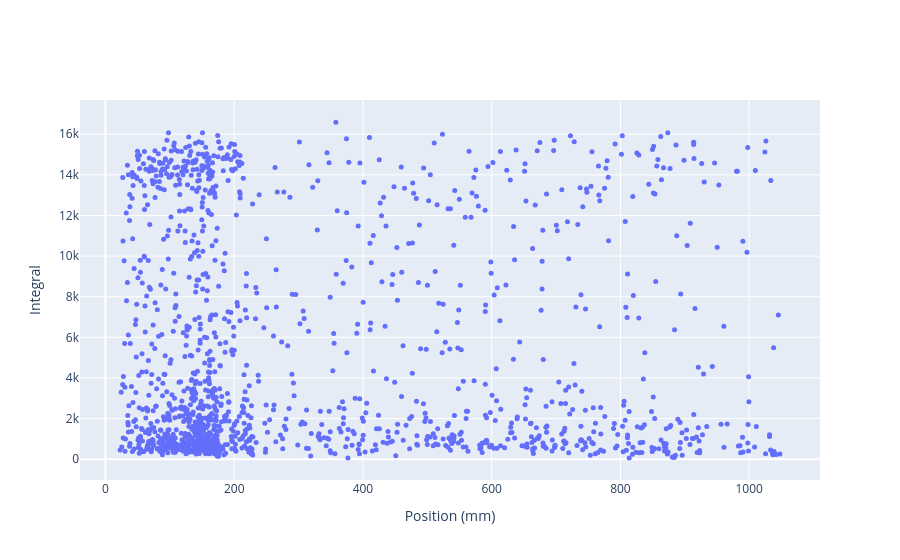

The notebook cell this image was saved under:
### Markdown cell above
There is still more you can look at however. You can even plot some interesting physics! Below is an example intended to try and plot a Bragg curve from the point cloud.

### Code cell
# Plot r-Charge projection
fig = go.Figure()
fig.add_trace(
    go.Scatter(x=np.linalg.norm(cloud.cloud[:, :3], axis=1), y=cloud.cloud[:, 4], mode="markers", marker={"size": 5})
)
fig.update_layout(
    xaxis_title="Position (mm)",
    yaxis_title="Integral"
)
fig.show()

### Figure 1 — Plotly figure (JSON) as saved in the notebook; plotly's stock layout.template omitted (floating-point values rounded to 4 significant figures; data arrays with more than 128 entries replaced by an {"elided": "..."} marker saying what was removed)
{"data": [{"marker": {"size": 5}, "mode": "markers", "type": "scatter", "x": {"elided": "1492 float values"}, "y": {"elided": "1492 int values"}}], "layout": {"autosize": true, "xaxis": {"autorange": true, "range": [-37.22, 1108.0], "title": {"text": "Position (mm)"}, "type": "linear"}, "yaxis": {"autorange": true, "range": [-1223.0, 17880.0], "title": {"text": "Integral"}, "type": "linear"}}}
